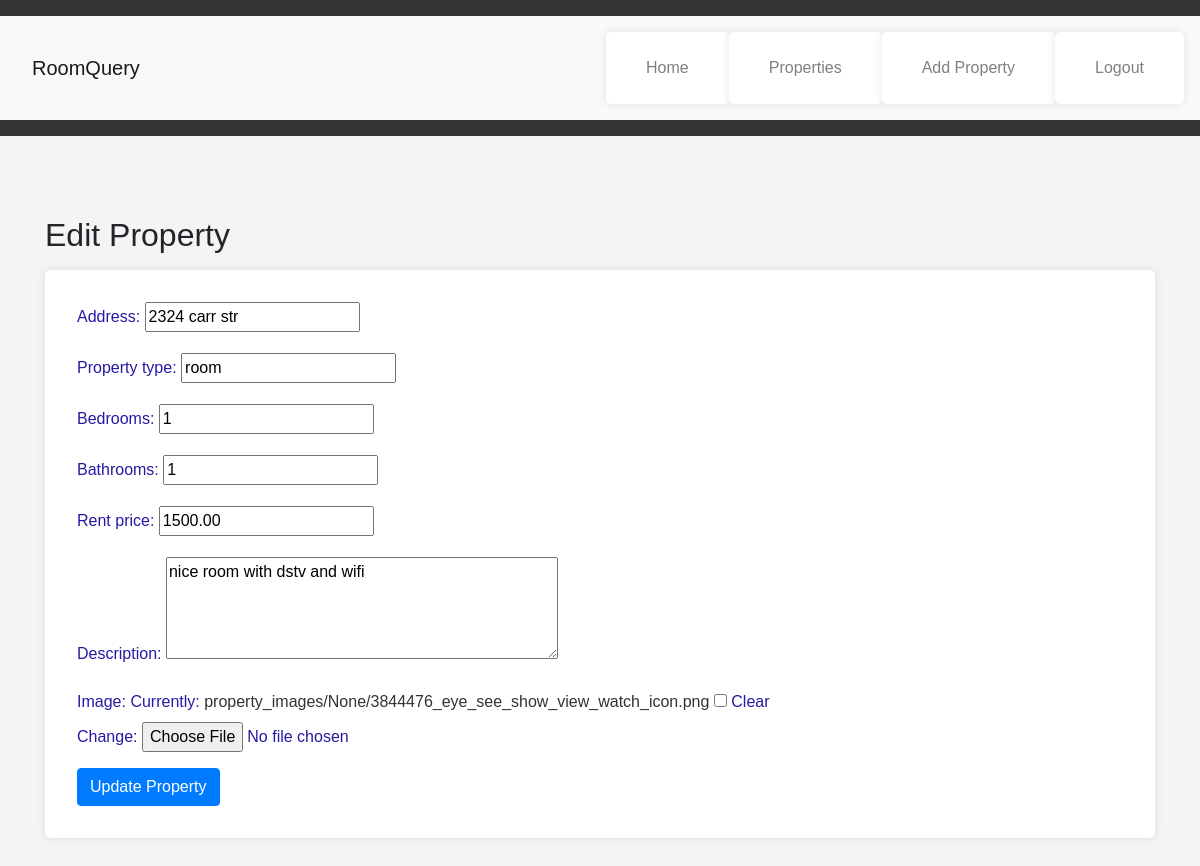
Page /property/2/edit/ (signed in) on the committed database.
### core/models.py (models this page shows, shortened)
class Property(models.Model):
    landlord = models.ForeignKey(User, on_delete=models.CASCADE)
    address = models.CharField(max_length=255)
    property_type = models.CharField(max_length=50)
    bedrooms = models.IntegerField()
    bathrooms = models.IntegerField()
    rent_price = models.DecimalField(max_digits=10, decimal_places=2)
    description = models.TextField()
    image = models.ImageField(upload_to=property_image_path, blank=True, null=True)

### core/views.py (the view)
# urls.py: path('property/<int:pk>/edit/', PropertyUpdateView.as_view(), name='property_update'),
class PropertyUpdateView(LoginRequiredMixin, UserPassesTestMixin, UpdateView):
    model = Property
    form_class = PropertyForm
    template_name = 'property_form.html'
    success_url = reverse_lazy('property_list')
    def test_func(self):
        property = self.get_object()
        return self.request.user == property.landlord

### core/forms.py
class PropertyForm(forms.ModelForm):
    class Meta:
        model = Property
        fields = ['address', 'property_type', 'bedrooms', 'bathrooms', 'rent_price', 'description', 'image']
        widgets = {
            'description': forms.Textarea(attrs={'rows': 4}),
        }

### core/templates/core/property_form.html (shortened to what this page needs)
{% extends "core/base.html" %}
{% block content %}
    <div class="mt-4">
        <h2>{% if object %}Edit{% else %}Add{% endif %} Property</h2>
        <form method="post" enctype="multipart/form-data" class="mt-3">
            {{ form.as_p }}
            <button type="submit" class="btn btn-primary">{% if object %}Update{% else %}Create{% endif %} Property</button>
        </form>
    </div>
{% endblock %}

### core/static/css/styles.css (style rules this page uses)
body { font-family: Arial, sans-serif; background-color: #f4f4f4; margin: 0; padding: 0; }
form { background-color: #fff; padding: 2rem; border-radius: 5px; box-shadow: 0 0 10px rgba(0,0,0,0.1); }
button { background-color: #333; color: #fff; padding: 0.5rem 1rem; border: none; border-radius: 5px; cursor: pointer; }
a { color: #333; text-decoration: none; }
p { font-size: 1rem; color: #251aa3; line-height: 1.5; margin-bottom: 1rem; }

### rows in the picture
Property: address "2324 carr str", property_type "room", bedrooms "1", bathrooms "1", rent_price "1500.00", description "nice room with dstv and wifi"
